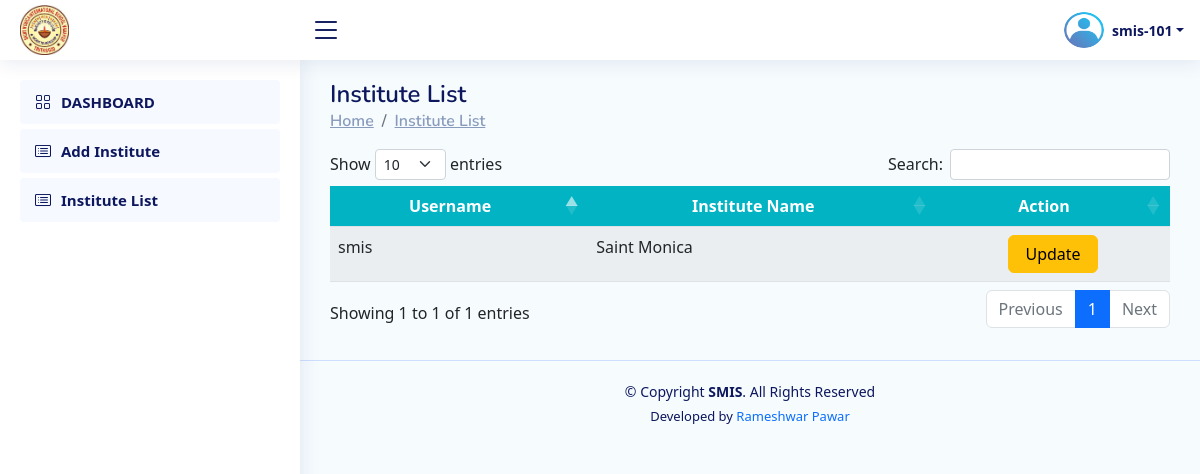
The app's page /Developer/institute_list/ (signed in) with its own data.
### Institute/models.py (models this page shows, shortened)
class CustomUser(AbstractUser):
    student_prn_no = models.BigIntegerField(null=True,unique=True)
    name = models.CharField(max_length=200,null=True)
    roll_no = models.CharField(max_length=20,null=True)
    class_name = models.CharField(max_length=50,null=True,choices=CLASS)
    division = models.CharField(max_length=10,null=True,choices=DIVISION)
    is_institute=models.BooleanField(default=False)
    is_staff=models.BooleanField(default=False)
    is_student=models.BooleanField(default=False)
    staff_id = models.CharField(max_length=10,null=True)
    designation=models.CharField(max_length=50,null=True,blank=True)
    email=models.EmailField(max_length=254,null=True,blank=True)
    gender=models.CharField(max_length=50,null=True,blank=True,choices=GENDER)

### Developer/views.py (the view)
# urls.py: path("institute_list/",views.institute_list,name="institute_list"),
def institute_list(request):
    institute=CustomUser.objects.filter(is_institute=True)
    return render(request,"developer__institute_list.html",{'institute':institute})

### Staff/views.py (called while the page is built)
def my_exam_list_object_for_base(request):
    if request.user.is_authenticated:
        exam = Exam.objects.filter(staff_id=request.user.staff_id).order_by('-id')
    else:
        exam={}
    return {'exam_list_data': exam}

### Developer/templates/developer__institute_list.html (shortened to what this page needs)
{% extends 'developer_base.html' %}
{% block content %}
<main id="main" class="main">
    <div class="pagetitle">
        <h1>Institute List</h1>
        <nav>
            <ol class="breadcrumb">
                <li class="breadcrumb-item"><a href="#">Home</a></li>
                <li class="breadcrumb-item"><a href="#">Institute List </a></li>
            </ol>
        </nav>
    <section class="section dashboard">
        <div class="row">
            <div class="col-lg-12">
                <div class="row">
                    <div class="container" style=" overflow:scroll;">
                        <table id="example" class="table table-striped " style="overflow:scroll; width:100%;min-width: max-content;">
                            <thead>
                                <tr style="background:#02B4C3;">
                                        <th scope="col" class="text-center text-white" style="">Username</th>
                                        <th scope="col" class="text-center text-white" style="">Institute Name</th>
                                        <th scope="col" class="text-center text-white" style="">Action</th>
                                </tr>
                            </thead>
                            <tbody>
                                {% if institute %}
                                {% for r in institute %}
                                <tr>
                                    <td>{{r.username}}</td>
                                    <td>{{r.name}}</td>
                                    <td>
                                    <center>
                                        <a href="{% url 'update_institute' r.id %}"
                                        class="btn btn-warning px-3">Update</a>
                                    </center>
                                    </td>
                                </tr>
                                {% endfor %}
                                {% endif %}
                            </tbody>
                        </table>
                    </div>
                </div>
            </div>
        </div>
    </section>
</main>
{% endblock content %}

### Developer/templates/developer_base.html (shortened to what this page needs)
{% load static %}
<!DOCTYPE html>
<html lang="en">
<head>
    <link href="https://unpkg.com/aos@2.3.1/dist/aos.css" rel="stylesheet">
    <link rel="stylesheet" href="https://cdn.jsdelivr.net/npm/bootstrap-icons@1.10.3/font/bootstrap-icons.css">
  <link rel="stylesheet" href="{% static 'css/base_style.css' %}">
<link rel="stylesheet" href="https://cdn.jsdelivr.net/npm/bootstrap@5.2.2/dist/css/bootstrap.min.css">
<link rel="stylesheet" href="https://cdn.datatables.net/1.11.3/css/dataTables.bootstrap5.min.css">
</head>
<body>
<header id="header" class="header fixed-top d-flex align-items-center">
  <div class="d-flex align-items-center justify-content-between">
      <a href=" " class="logo d-flex align-items-center">
          <center>
            <img src="{% static 'img/logo.jpg' %}" alt="IMS - Logo">
          </center>
      </a>
      <i class="bi bi-list toggle-sidebar-btn"></i>
  </div>
  <nav class="header-nav ms-auto">
      <ul class="d-flex align-items-center">
          <li class="nav-item dropdown pe-3 text-center  ">
              <a class="nav-link nav-profile d-flex align-items-center pe-0" href="#" data-bs-toggle="dropdown">
                <img src="{% static 'img/profile.png' %}" alt="Profile" class="rounded-circle" style="width:40px; height:40px;">
                <span class="d-none d-md-block dropdown-toggle ps-2"> {{request.user.username}}</span>
              </a>
          </li>
      </ul>
  </nav>
</header>
<aside id="sidebar" class="sidebar">
  <ul class="sidebar-nav" id="sidebar-nav">
    <li class="nav-item">
          <a class="nav-link " href="{% url 'developer_dashboard' %}">
              <i class="bi bi-grid"></i>
              <span>DASHBOARD</span>
          </a>
    </li>
      <li class="nav-item">
        <a class="nav-link " href="{% url 'institute_registration' %}">
          <i class="bi bi-card-list"></i>
            <span>Add Institute</span>
        </a>
      </li>
      <li class="nav-item">
        <a class="nav-link " href="{% url 'institute_list' %}">
          <i class="bi bi-card-list"></i>
            <span>Institute List</span>
        </a>
      </li>
  </ul>
</aside>
  {% block content %}
  {% endblock content %}
  <footer id="footer" class="footer text-center">
      <div class="copyright">
          &copy; Copyright <strong><span>SMIS</span></strong>. All Rights Reserved
      </div>
      <div class="credits">
          Developed by <a href="https://prameshwar4378.github.io/My_Portfolio/" style="text-decoration:none;">Rameshwar Pawar</a>
      </div>
  </footer>
</body>
</html>

### Developer/templates/developer_base.html (style rules this page uses)
body { background:#F6FBFE; }

### records on screen
CustomUser: user.username "smis-101"
CustomUser: username "smis", name "Saint Monica"
